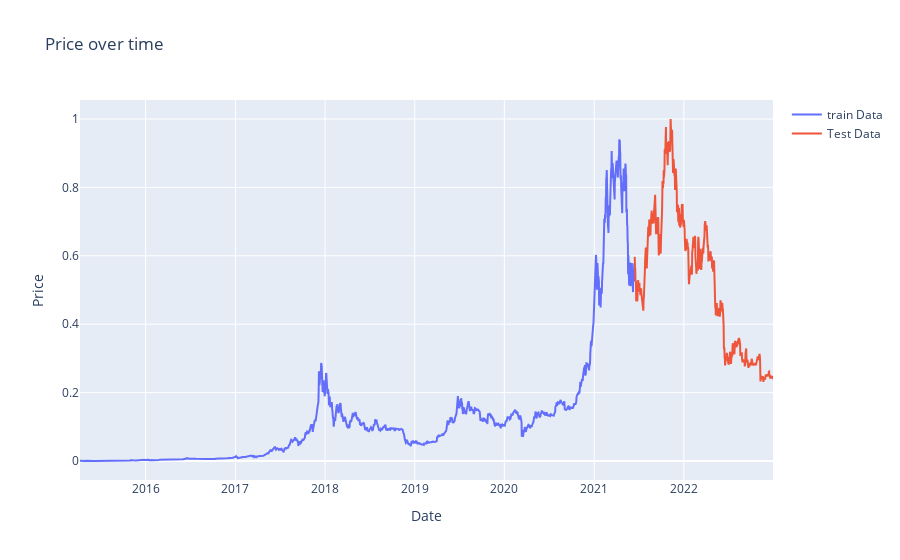

The cell this chart's notebook holds for it:
### Code cell
train_x = train_df.index
train_y = train_df['Adj Close']
test_x = test_df.index
test_y = test_df['Adj Close']

fig = go.Figure()
fig.add_trace(go.Scatter(x=train_x, y=train_y, name='train Data'))
fig.add_trace(go.Scatter(x=test_x, y=test_y, name='Test Data'))

fig.update_layout(
    xaxis_title='Date',
    yaxis_title='Price',
    title='Price over time'
)

fig.show()

### Figure 1 — Plotly figure (JSON) as saved in the notebook; plotly's stock layout.template omitted (floating-point values rounded to 4 significant figures; data arrays with more than 128 entries replaced by an {"elided": "..."} marker saying what was removed)
{"data": [{"name": "train Data", "type": "scatter", "x": {"elided": "2258 str values"}, "y": {"elided": "2258 float values"}}, {"name": "Test Data", "type": "scatter", "x": {"elided": "565 str values"}, "y": {"elided": "565 float values"}}], "layout": {"title": {"text": "Price over time"}, "xaxis": {"title": {"text": "Date"}}, "yaxis": {"title": {"text": "Price"}}}}
